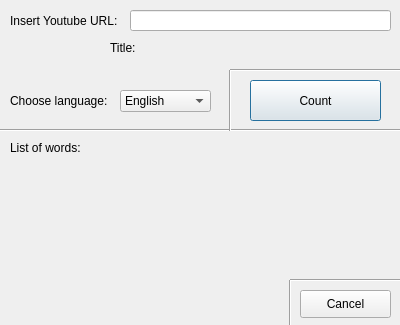
<?xml version="1.0" encoding="UTF-8"?>
<ui version="4.0">
 <class>Dialog</class>
 <widget class="QDialog" name="Dialog">
  <property name="geometry">
   <rect>
    <x>0</x>
    <y>0</y>
    <width>400</width>
    <height>325</height>
   </rect>
  </property>
  <property name="minimumSize">
   <size>
    <width>400</width>
    <height>325</height>
   </size>
  </property>
  <property name="maximumSize">
   <size>
    <width>400</width>
    <height>325</height>
   </size>
  </property>
  <property name="windowTitle">
   <string>Dialog</string>
  </property>
  <widget class="QComboBox" name="language_box">
   <property name="geometry">
    <rect>
     <x>120</x>
     <y>90</y>
     <width>91</width>
     <height>22</height>
    </rect>
   </property>
   <item>
    <property name="text">
     <string>English</string>
    </property>
   </item>
   <item>
    <property name="text">
     <string>Polish</string>
    </property>
   </item>
   <item>
    <property name="text">
     <string>Spanish</string>
    </property>
   </item>
  </widget>
  <widget class="QLabel" name="label_3">
   <property name="geometry">
    <rect>
     <x>10</x>
     <y>140</y>
     <width>111</width>
     <height>16</height>
    </rect>
   </property>
   <property name="text">
    <string>List of words:</string>
   </property>
  </widget>
  <widget class="Line" name="line">
   <property name="geometry">
    <rect>
     <x>-3</x>
     <y>120</y>
     <width>411</width>
     <height>20</height>
    </rect>
   </property>
   <property name="orientation">
    <enum>Qt::Horizontal</enum>
   </property>
  </widget>
  <widget class="QLabel" name="words_field">
   <property name="geometry">
    <rect>
     <x>20</x>
     <y>170</y>
     <width>90</width>
     <height>140</height>
    </rect>
   </property>
   <property name="minimumSize">
    <size>
     <width>90</width>
     <height>140</height>
    </size>
   </property>
   <property name="maximumSize">
    <size>
     <width>90</width>
     <height>140</height>
    </size>
   </property>
   <property name="text">
    <string/>
   </property>
  </widget>
  <widget class="QPushButton" name="submit_button">
   <property name="geometry">
    <rect>
     <x>250</x>
     <y>80</y>
     <width>131</width>
     <height>41</height>
    </rect>
   </property>
   <property name="text">
    <string>Count</string>
   </property>
  </widget>
  <widget class="QLabel" name="label_2">
   <property name="geometry">
    <rect>
     <x>10</x>
     <y>90</y>
     <width>101</width>
     <height>21</height>
    </rect>
   </property>
   <property name="text">
    <string>Choose language:</string>
   </property>
  </widget>
  <widget class="QLabel" name="label">
   <property name="geometry">
    <rect>
     <x>10</x>
     <y>10</y>
     <width>141</width>
     <height>21</height>
    </rect>
   </property>
   <property name="text">
    <string>Insert Youtube URL:</string>
   </property>
  </widget>
  <widget class="QLineEdit" name="yt_link_field">
   <property name="geometry">
    <rect>
     <x>130</x>
     <y>10</y>
     <width>261</width>
     <height>21</height>
    </rect>
   </property>
  </widget>
  <widget class="Line" name="line_2">
   <property name="geometry">
    <rect>
     <x>220</x>
     <y>70</y>
     <width>20</width>
     <height>61</height>
    </rect>
   </property>
   <property name="orientation">
    <enum>Qt::Vertical</enum>
   </property>
  </widget>
  <widget class="Line" name="line_3">
   <property name="geometry">
    <rect>
     <x>230</x>
     <y>60</y>
     <width>171</width>
     <height>20</height>
    </rect>
   </property>
   <property name="orientation">
    <enum>Qt::Horizontal</enum>
   </property>
  </widget>
  <widget class="QLabel" name="yt_title_field">
   <property name="geometry">
    <rect>
     <x>110</x>
     <y>40</y>
     <width>271</width>
     <height>16</height>
    </rect>
   </property>
   <property name="text">
    <string>Title:</string>
   </property>
  </widget>
  <widget class="QPushButton" name="cancel_button">
   <property name="geometry">
    <rect>
     <x>300</x>
     <y>290</y>
     <width>91</width>
     <height>28</height>
    </rect>
   </property>
   <property name="text">
    <string>Cancel</string>
   </property>
  </widget>
  <widget class="Line" name="line_4">
   <property name="geometry">
    <rect>
     <x>280</x>
     <y>280</y>
     <width>20</width>
     <height>61</height>
    </rect>
   </property>
   <property name="orientation">
    <enum>Qt::Vertical</enum>
   </property>
  </widget>
  <widget class="Line" name="line_5">
   <property name="geometry">
    <rect>
     <x>290</x>
     <y>270</y>
     <width>121</width>
     <height>20</height>
    </rect>
   </property>
   <property name="orientation">
    <enum>Qt::Horizontal</enum>
   </property>
  </widget>
  <widget class="QLabel" name="icon_field">
   <property name="geometry">
    <rect>
     <x>14</x>
     <y>38</y>
     <width>85</width>
     <height>45</height>
    </rect>
   </property>
   <property name="text">
    <string/>
   </property>
  </widget>
  <widget class="QLabel" name="words_field_3">
   <property name="geometry">
    <rect>
     <x>290</x>
     <y>170</y>
     <width>90</width>
     <height>100</height>
    </rect>
   </property>
   <property name="minimumSize">
    <size>
     <width>90</width>
     <height>100</height>
    </size>
   </property>
   <property name="maximumSize">
    <size>
     <width>90</width>
     <height>100</height>
    </size>
   </property>
   <property name="text">
    <string/>
   </property>
  </widget>
  <widget class="QLabel" name="words_field_2">
   <property name="geometry">
    <rect>
     <x>155</x>
     <y>170</y>
     <width>90</width>
     <height>140</height>
    </rect>
   </property>
   <property name="minimumSize">
    <size>
     <width>90</width>
     <height>140</height>
    </size>
   </property>
   <property name="maximumSize">
    <size>
     <width>90</width>
     <height>140</height>
    </size>
   </property>
   <property name="text">
    <string/>
   </property>
  </widget>
 </widget>
 <resources/>
 <connections/>
</ui>
